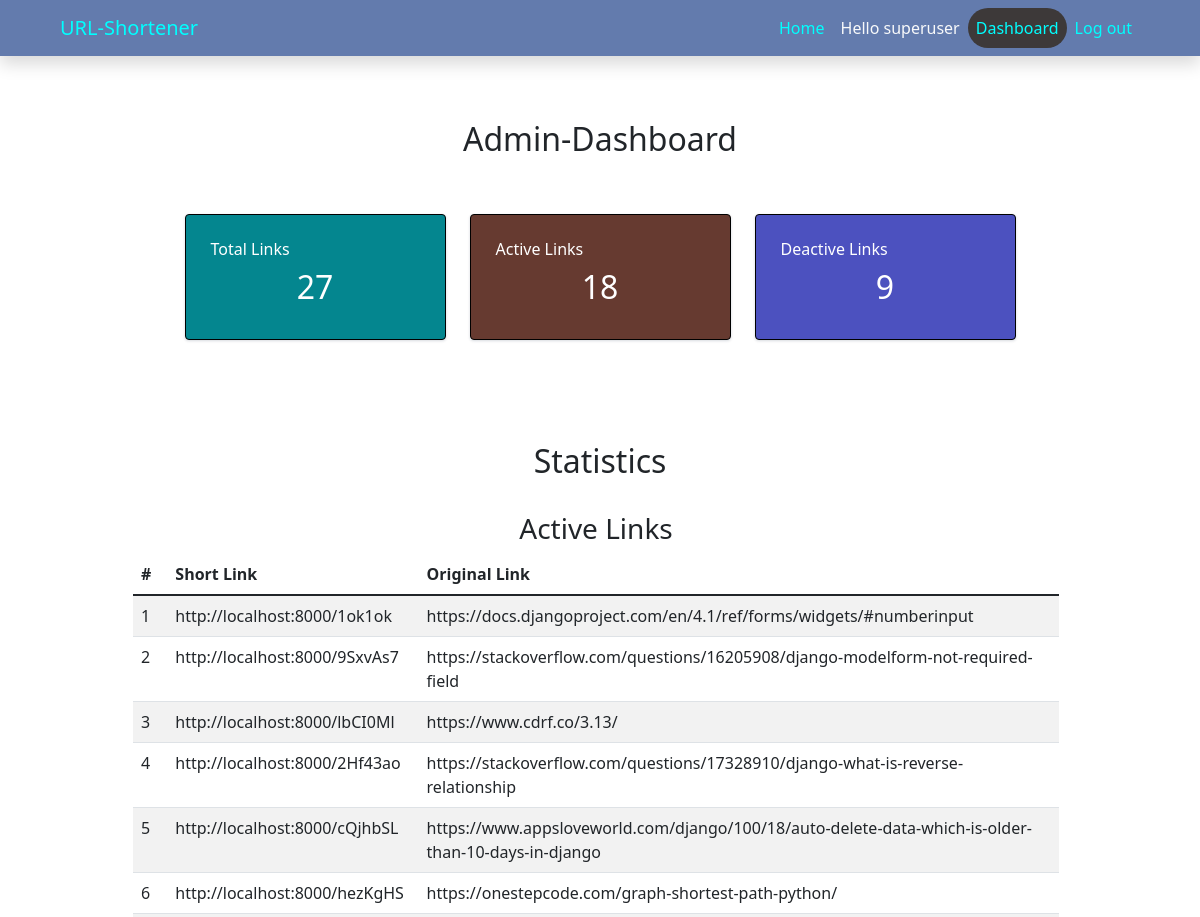
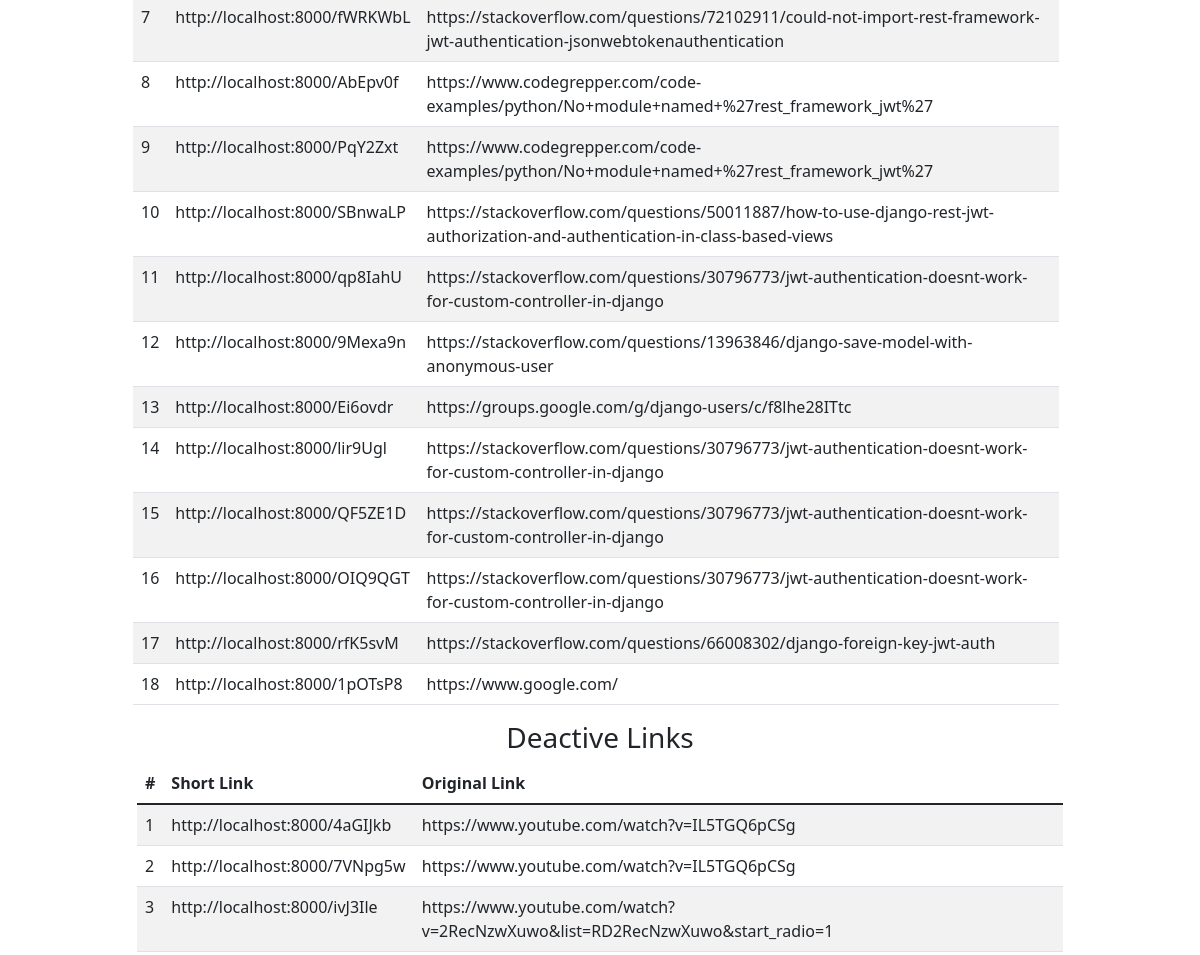
Before: /user/dashboard/1 (signed in, upper part) with the older database file (2 pictures, top to bottom).
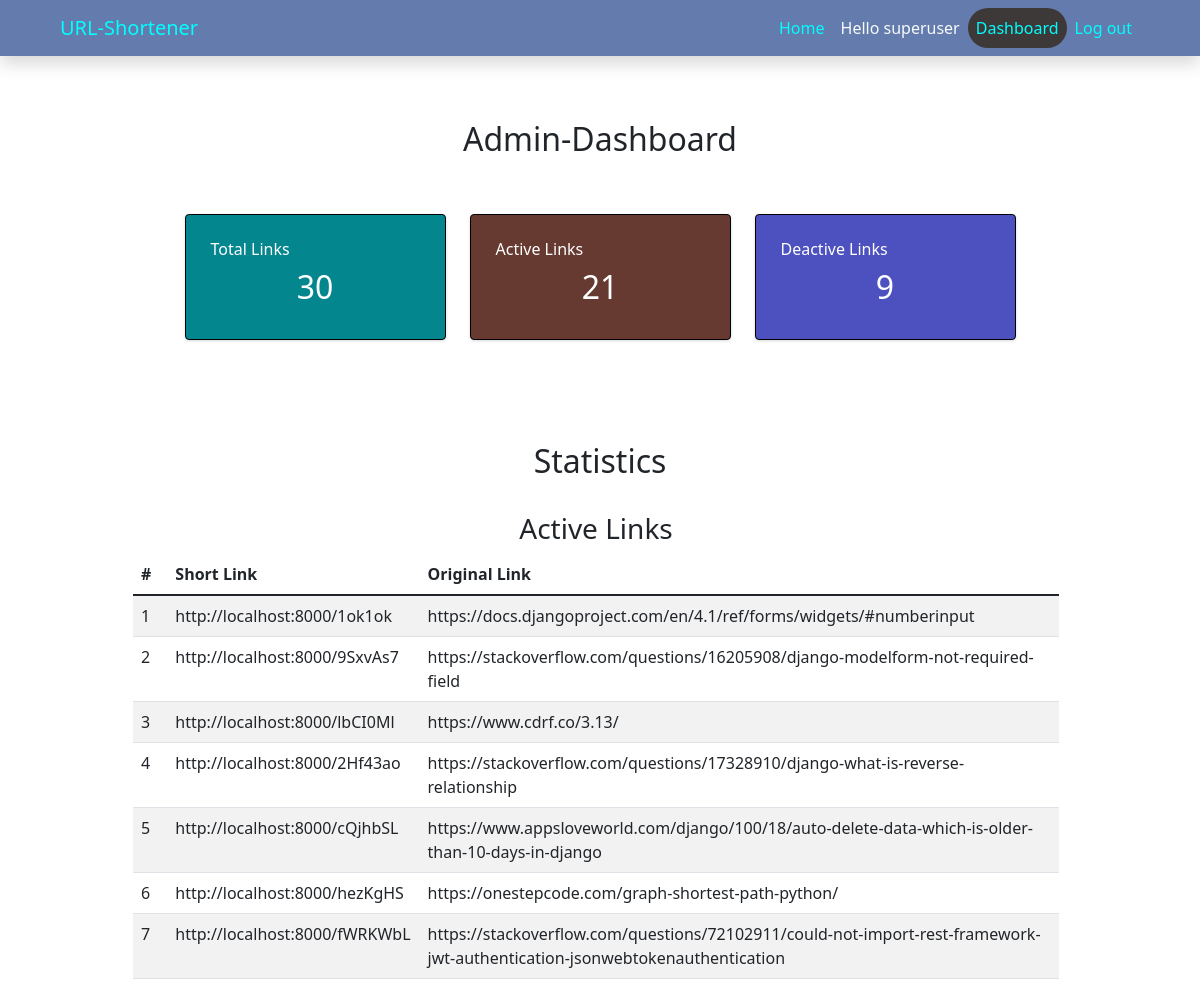
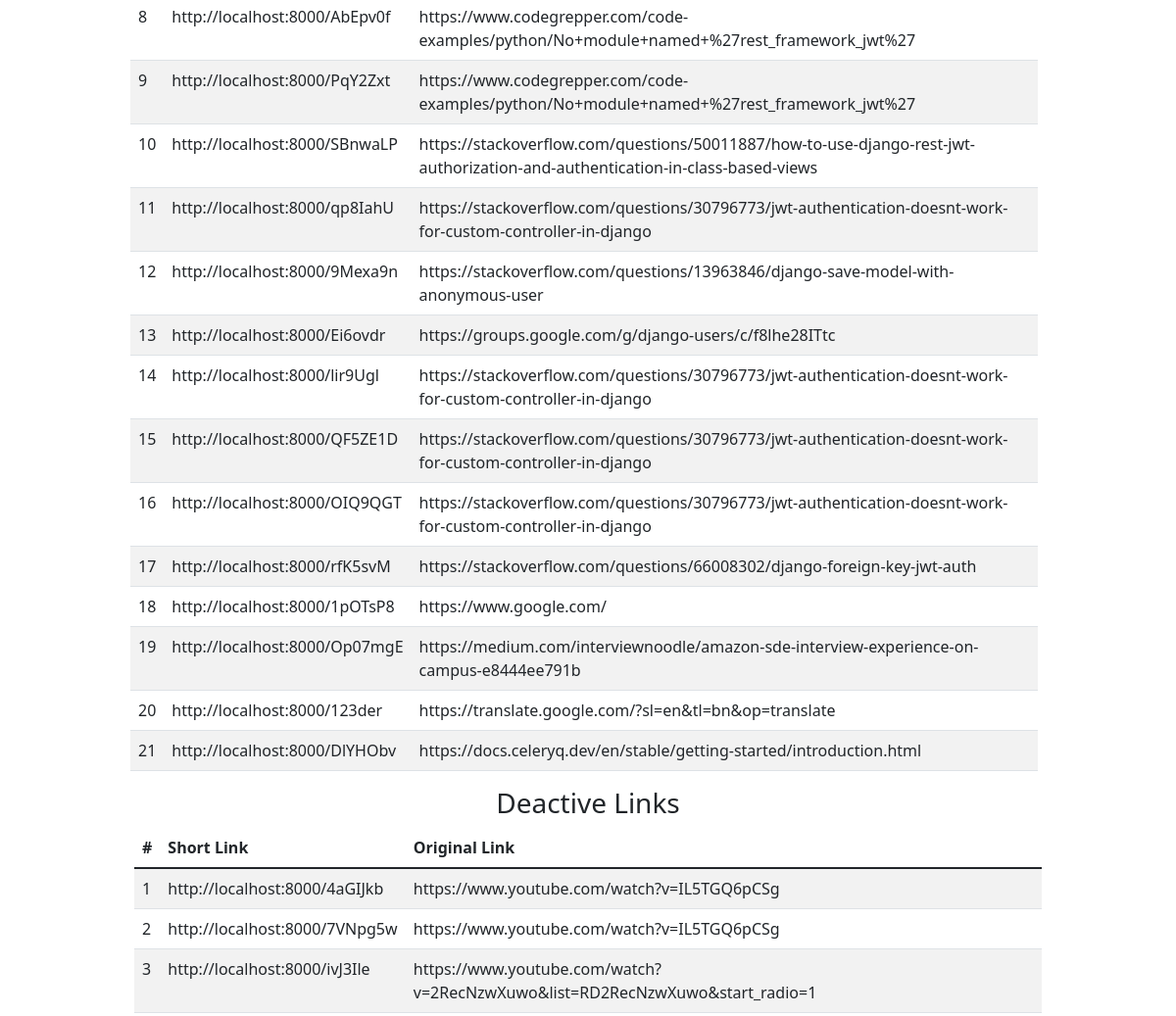
After: the same page with the newer database file (2 pictures, top to bottom).
### urlShortener/models.py (models this page shows, shortened)
class ShortURLS(models.Model):
    user = models.ForeignKey(User, on_delete=models.CASCADE, default=2)
    created_at = models.DateTimeField(auto_now_add=True)
    expiration_day = models.IntegerField(default=1)
    long_url = models.URLField()
    short_url = models.CharField(max_length=15, unique=True, blank=True)
    is_deleted = models.BooleanField(default=False)
    def get_short_absolute_url(self):
        new_url = settings.DEFAULT_DOMAIN+'/'+self.short_url
        return new_url

### subscriber/views.py (the view)
# urls.py: path('dashboard/<int:pk>', dashboard, name='dashboard')
@user_passes_test(lambda u: u.is_authenticated, login_url='login')
def dashboard(request, pk):
	template = 'customer/dashboard.html'
	print('url=> ', request.get_host)
	context = {}
	all_urls = []
	if pk==request.user.id:
		all_urls = ShortURLS.objects.filter(user_id=pk)
	if request.user.is_superuser:
		all_urls = get_all_urls(request)
	total_urls = all_urls.count()
	active_urls = all_urls.filter(is_deleted=False)
	deactive_urls = all_urls.filter(is_deleted=True)
	total_active_urls = active_urls.count()
	total_deactive_urls = deactive_urls.count()
	context['total_urls'] = total_urls
	context['active_urls'] = active_urls
	context['deactive_urls'] = deactive_urls
	context['total_active_urls'] = total_active_urls
	context['total_deactive_urls'] = total_deactive_urls
	return render(request, template, context )

### subscriber/views.py (called while the page is built)
@user_passes_test(lambda u: u.is_superuser, login_url='login')
def get_all_urls(request):
	return ShortURLS.objects.all()

### templates/customer/dashboard.html (shortened to what this page needs)
{% extends 'base.html' %}
{% block content %}
<head>
</head>
<section class="container" style="min-height:720px;">
    <br><br>
    {% if user.is_superuser %}
    <h2 class="text-center">Admin-Dashboard</h2>
    {% else %}
    <h2 class="text-center">My-Dashboard</h2>
    {% endif %}
    <br><br>
    <div class="row justify-content-center">
        <div class="col-md-4 col-xl-3">
            <div class="card bg-c-blue order-card">
                <div class="card-block">
                    <h6 class="m-b-20"> Total Links</h6>
                    <h2 class="text-center"><span>{{total_urls}}</span></h2>
                </div>
            </div>
        </div>
        <div class="col-md-4 col-xl-3">
            <div class="card bg-c-pink order-card">
                <div class="card-block">
                    <h6 class="m-b-20"> Active Links</h6>
                    <h2 class="text-center"><span>{{total_active_urls}}</span></h2>
                </div>
            </div>
        </div>
        <div class="col-md-4 col-xl-3">
            <div class="card bg-c-green order-card">
                <div class="card-block">
                    <h6 class="m-b-20"> Deactive Links</h6>
                    <h2 class="text-center"><span>{{total_deactive_urls}}</span></h2>
                </div>
            </div>
        </div>
    </div>
    <br><br><br>
    <h2 class="text-center">Statistics</h2>
    <br>
    <div class="row justify-content-center">
        <div class="col-md-10 me-2">
            <h3 class="text-center">Active Links</h3>
            <table class="table table-striped table-hover">
                <thead>
                    <tr>
                        <th scope="col">#</th>
                        <th scope="col">Short Link</th>
                        <th scope="col">Original Link</th>
                    </tr>
                </thead>
                <tbody>
                    {% for url in active_urls %}
                    <tr>
                        <td>{{ forloop.counter }}</td>
                        <td>{{ url.get_short_absolute_url }}</td>
                        <td>{{ url.long_url }}</td>
                    </tr>
                    {% endfor %}
                </tbody>
            </table>
        </div>
        {% if total_deactive_urls %}
        <div class="col-md-10">
            <h3 class="text-center">Deactive Links</h3>
            <table class="table table-striped table-hover">
                <thead>
                    <tr>
                        <th scope="col">#</th>
                        <th scope="col">Short Link</th>
                        <th scope="col">Original Link</th>
                    </tr>
                </thead>
                <tbody>
                    {% for url in deactive_urls %}
                    <tr>
                        <td>{{ forloop.counter }}</td>
                        <td>{{ url.get_short_absolute_url }}</td>
                        <td>{{ url.long_url }}</td>
                    </tr>
                    {% endfor %}
                </tbody>
            </table>
        </div>
        {% endif %}
    </div>
</section>
{% endblock %}

### templates/base.html (shortened to what this page needs)
{% load static %}
<!DOCTYPE html>
<html lang="en">
<head>
  <link href="https://cdn.jsdelivr.net/npm/bootstrap@5.1.3/dist/css/bootstrap.min.css" rel="stylesheet"
 />
  <link rel="stylesheet" href="https://cdnjs.cloudflare.com/ajax/libs/font-awesome/4.7.0/css/font-awesome.min.css" />
</head>
<body>
  <nav class="navbar navbar-expand-lg navbar-dark fixed-top shadow" style="background-color: #637bad">
    <div class="container-fluid">
      <a class="navbar-brand ms-5" style="color: aqua" href="/">URL-Shortener</a>
      <div class="collapse navbar-collapse" id="navbarTogglerDemo02">
        <ul class="navbar-nav me-md-5 ms-md-auto mb-2 mb-lg-0">
          <li class="nav-item">
            <a class="
                  nav-link
                " style="color: aqua" href="/">Home</a>
          </li>
          {% if user.is_authenticated %}
          <li class="nav-item">
            <a class="nav-link text-light" href="#">Hello {{user.username}}</a>
          </li>
          <li class="nav-item">
            <a class="
                  nav-link
                  {% if '/dashboard' in request.path %}
                  active
                  {% endif %}
                " style="color: aqua" href="/user/dashboard/{{ user.id }}">Dashboard</a>
          </li>
          <li class="nav-item">
            <a class="
                  nav-link
                " style="color: aqua" href="/user/logout">Log out</a>
          </li>
          {% endif %}
        </ul>
      </div>
    </div>
  </nav>
  <br /><br /><br />
  <div style="min-height: 80vh;">
    {% block content %} {% endblock %}
  </div>
  <br /><br /><br />
</body>
</html>

### templates/base.html (style rules this page uses)
#navbarTogglerDemo02 ul li a:hover, #navbarTogglerDemo02 ul li .active { background: rgb(61, 57, 57); color: red; border-radius: 25px; }

### templates/customer/dashboard.html (style rules this page uses)
.order-card { color: rgb(255, 255, 255); }
.bg-c-blue { background: #04868f; }
.bg-c-green { background: #4C51BF; }
.bg-c-pink { background: #663a30; }
.card { -webkit-box-shadow: 0 1px 2.94px 0.06px rgba(4, 26, 55, 0.16); box-shadow: 0 1px 2.94px 0.06px rgba(4, 26, 55, 0.16); border: 1px solid black; margin-bottom: 30px; -webkit-transition: all 0.3s ease-in-out; transition: all 0.3s ease-in-out; }
.card .card-block { padding: 25px; }

Changed rows visible on the page:
added ShortURLS: get_short_absolute_url "http://localhost:8000/Op07mgE", long_url "https://medium.com/interviewnoodle/amazon-sde-interview-experience-on-campus-e8444ee791b", shown under "Active Links"
added ShortURLS: get_short_absolute_url "http://localhost:8000/123der", long_url "https://translate.google.com/?sl=en&tl=bn&op=translate", shown under "Active Links"
added ShortURLS: get_short_absolute_url "http://localhost:8000/DlYHObv", long_url "https://docs.celeryq.dev/en/stable/getting-started/introduction.html", shown under "Active Links"
Other visible differences:
{{ total_urls }}: "27" → "30"
{{ total_active_urls }}: "18" → "21"
